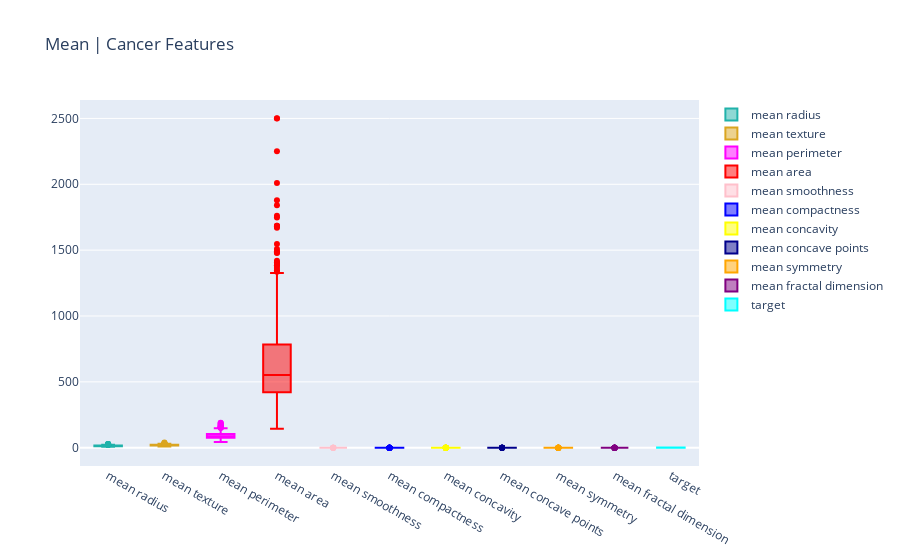

Notebook cell for this chart:
### Code cell
graf_box (m_col,'Mean | Cancer Features')

### Figure 1 — Plotly figure (JSON) as saved in the notebook; plotly's stock layout.template omitted (floating-point values rounded to 4 significant figures; data arrays with more than 128 entries replaced by an {"elided": "..."} marker saying what was removed)
{"data": [{"marker": {"color": "lightseagreen"}, "name": "mean radius", "type": "box", "y": {"elided": "569 float values"}}, {"marker": {"color": "goldenrod"}, "name": "mean texture", "type": "box", "y": {"elided": "569 float values"}}, {"marker": {"color": "magenta"}, "name": "mean perimeter", "type": "box", "y": {"elided": "569 float values"}}, {"marker": {"color": "red"}, "name": "mean area", "type": "box", "y": {"elided": "569 float values"}}, {"marker": {"color": "pink"}, "name": "mean smoothness", "type": "box", "y": {"elided": "569 float values"}}, {"marker": {"color": "blue"}, "name": "mean compactness", "type": "box", "y": {"elided": "569 float values"}}, {"marker": {"color": "yellow"}, "name": "mean concavity", "type": "box", "y": {"elided": "569 float values"}}, {"marker": {"color": "darkblue"}, "name": "mean concave points", "type": "box", "y": {"elided": "569 float values"}}, {"marker": {"color": "orange"}, "name": "mean symmetry", "type": "box", "y": {"elided": "569 float values"}}, {"marker": {"color": "purple"}, "name": "mean fractal dimension", "type": "box", "y": {"elided": "569 float values"}}, {"marker": {"color": "cyan"}, "name": "target", "type": "box", "y": {"elided": "569 int values"}}], "layout": {"title": {"text": "Mean | Cancer Features"}}}
